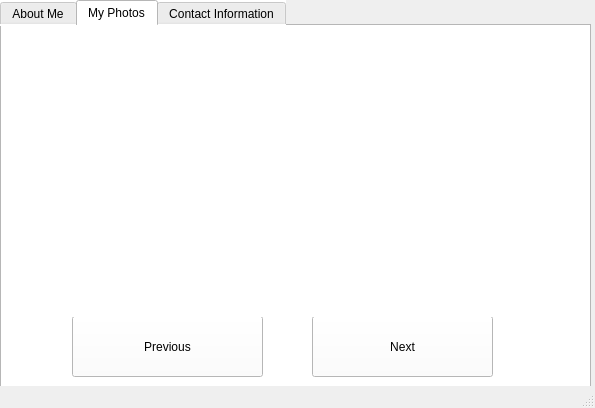
<?xml version="1.0" encoding="UTF-8"?>
<ui version="4.0">
 <class>MainWindow</class>
 <widget class="QMainWindow" name="MainWindow">
  <property name="geometry">
   <rect>
    <x>0</x>
    <y>0</y>
    <width>595</width>
    <height>408</height>
   </rect>
  </property>
  <property name="windowTitle">
   <string>Project App</string>
  </property>
  <property name="styleSheet">
   <string notr="true">background rgb(255, 115, 223)</string>
  </property>
  <widget class="QWidget" name="centralwidget">
   <widget class="QTabWidget" name="tabWidget">
    <property name="geometry">
     <rect>
      <x>0</x>
      <y>0</y>
      <width>591</width>
      <height>411</height>
     </rect>
    </property>
    <property name="sizePolicy">
     <sizepolicy hsizetype="MinimumExpanding" vsizetype="MinimumExpanding">
      <horstretch>0</horstretch>
      <verstretch>0</verstretch>
     </sizepolicy>
    </property>
    <property name="minimumSize">
     <size>
      <width>591</width>
      <height>0</height>
     </size>
    </property>
    <property name="cursor">
     <cursorShape>PointingHandCursor</cursorShape>
    </property>
    <property name="autoFillBackground">
     <bool>false</bool>
    </property>
    <property name="styleSheet">
     <string notr="true">background-color: rgb(255, 255, 255);</string>
    </property>
    <property name="tabPosition">
     <enum>QTabWidget::North</enum>
    </property>
    <property name="currentIndex">
     <number>1</number>
    </property>
    <widget class="QWidget" name="about">
     <attribute name="title">
      <string>About Me</string>
     </attribute>
     <widget class="QTextEdit" name="textEdit">
      <property name="geometry">
       <rect>
        <x>170</x>
        <y>10</y>
        <width>371</width>
        <height>271</height>
       </rect>
      </property>
      <property name="autoFillBackground">
       <bool>true</bool>
      </property>
      <property name="styleSheet">
       <string notr="true">background-color: rgb(255, 170, 255);
gridline-color: rgb(0, 0, 0);
border-color: rgb(0, 0, 0);</string>
      </property>
      <property name="frameShadow">
       <enum>QFrame::Raised</enum>
      </property>
      <property name="html">
       <string>&lt;!DOCTYPE HTML PUBLIC &quot;-//W3C//DTD HTML 4.0//EN&quot; &quot;http://www.w3.org/TR/REC-html40/strict.dtd&quot;&gt;
&lt;html&gt;&lt;head&gt;&lt;meta name=&quot;qrichtext&quot; content=&quot;1&quot; /&gt;&lt;style type=&quot;text/css&quot;&gt;
p, li { white-space: pre-wrap; }
&lt;/style&gt;&lt;/head&gt;&lt;body style=&quot; font-family:'MS Shell Dlg 2'; font-size:8.25pt; font-weight:400; font-style:normal;&quot;&gt;
&lt;p style=&quot; margin-top:0px; margin-bottom:0px; margin-left:0px; margin-right:0px; -qt-block-indent:0; text-indent:0px;&quot;&gt;&lt;span style=&quot; font-size:14pt;&quot;&gt;I am an only child of a family of Two.&lt;/span&gt;&lt;/p&gt;
&lt;p style=&quot; margin-top:0px; margin-bottom:0px; margin-left:0px; margin-right:0px; -qt-block-indent:0; text-indent:0px;&quot;&gt;&lt;span style=&quot; font-size:14pt;&quot;&gt;Born and Raised in Malawi.&lt;/span&gt;&lt;/p&gt;
&lt;p style=&quot; margin-top:0px; margin-bottom:0px; margin-left:0px; margin-right:0px; -qt-block-indent:0; text-indent:0px;&quot;&gt;&lt;span style=&quot; font-size:14pt;&quot;&gt;Currently studying B.Sc  Mechanical Engineering.&lt;/span&gt;&lt;/p&gt;
&lt;p style=&quot; margin-top:0px; margin-bottom:0px; margin-left:0px; margin-right:0px; -qt-block-indent:0; text-indent:0px;&quot;&gt;&lt;span style=&quot; font-size:14pt;&quot;&gt;At the University of Namibia.&lt;/span&gt;&lt;/p&gt;&lt;/body&gt;&lt;/html&gt;</string>
      </property>
     </widget>
     <widget class="QLabel" name="label">
      <property name="geometry">
       <rect>
        <x>20</x>
        <y>140</y>
        <width>151</width>
        <height>21</height>
       </rect>
      </property>
      <property name="styleSheet">
       <string notr="true">background-color: rgb(255, 0, 127);</string>
      </property>
      <property name="text">
       <string>Name : Tupochele Chatuwa</string>
      </property>
     </widget>
     <widget class="QLabel" name="label_2">
      <property name="geometry">
       <rect>
        <x>20</x>
        <y>160</y>
        <width>151</width>
        <height>21</height>
       </rect>
      </property>
      <property name="styleSheet">
       <string notr="true">background-color: rgb(255, 0, 127);
border-top-color: rgb(0, 0, 0);</string>
      </property>
      <property name="text">
       <string>Age   : 20</string>
      </property>
     </widget>
     <widget class="QLabel" name="label_3">
      <property name="geometry">
       <rect>
        <x>20</x>
        <y>180</y>
        <width>151</width>
        <height>21</height>
       </rect>
      </property>
      <property name="styleSheet">
       <string notr="true">alternate-background-color: qlineargradient(spread:pad, x1:0, y1:0, x2:1, y2:0, stop:0 rgba(0, 0, 0, 255), stop:1 rgba(255, 255, 255, 255));
background-color: rgb(255, 0, 127);</string>
      </property>
      <property name="text">
       <string>Job   : Student</string>
      </property>
     </widget>
     <widget class="QLabel" name="label_5">
      <property name="geometry">
       <rect>
        <x>20</x>
        <y>40</y>
        <width>141</width>
        <height>81</height>
       </rect>
      </property>
      <property name="text">
       <string/>
      </property>
      <property name="pixmap">
       <pixmap resource="Images.qrc">:/images/WP_20201007_10_05_55_Pro (2).jpg</pixmap>
      </property>
      <property name="scaledContents">
       <bool>true</bool>
      </property>
     </widget>
    </widget>
    <widget class="QWidget" name="Tab">
     <attribute name="title">
      <string>My Photos</string>
     </attribute>
     <widget class="QPushButton" name="next">
      <property name="geometry">
       <rect>
        <x>310</x>
        <y>290</y>
        <width>181</width>
        <height>61</height>
       </rect>
      </property>
      <property name="styleSheet">
       <string notr="true">background-color: qlineargradient(spread:pad, x1:0, y1:0, x2:1, y2:0, stop:0 rgba(245, 224, 176, 255), stop:0.09 rgba(246, 189, 237, 255), stop:0.14 rgba(194, 207, 246, 255), stop:0.19 rgba(184, 160, 168, 255), stop:0.25 rgba(171, 186, 248, 255), stop:0.32 rgba(243, 248, 224, 255), stop:0.385 rgba(249, 162, 183, 255), stop:0.47 rgba(100, 115, 124, 255), stop:0.58 rgba(251, 205, 202, 255), stop:0.65 rgba(170, 128, 185, 255), stop:0.75 rgba(252, 222, 204, 255), stop:0.805 rgba(206, 122, 218, 255), stop:0.86 rgba(254, 223, 175, 255), stop:0.91 rgba(254, 236, 244, 255), stop:1 rgba(255, 191, 221, 255));</string>
      </property>
      <property name="text">
       <string>Next</string>
      </property>
     </widget>
     <widget class="QPushButton" name="prev">
      <property name="geometry">
       <rect>
        <x>70</x>
        <y>290</y>
        <width>191</width>
        <height>61</height>
       </rect>
      </property>
      <property name="styleSheet">
       <string notr="true">background-color: qlineargradient(spread:pad, x1:0, y1:0, x2:1, y2:0, stop:0 rgba(245, 224, 176, 255), stop:0.09 rgba(246, 189, 237, 255), stop:0.14 rgba(194, 207, 246, 255), stop:0.19 rgba(184, 160, 168, 255), stop:0.25 rgba(171, 186, 248, 255), stop:0.32 rgba(243, 248, 224, 255), stop:0.385 rgba(249, 162, 183, 255), stop:0.47 rgba(100, 115, 124, 255), stop:0.58 rgba(251, 205, 202, 255), stop:0.65 rgba(170, 128, 185, 255), stop:0.75 rgba(252, 222, 204, 255), stop:0.805 rgba(206, 122, 218, 255), stop:0.86 rgba(254, 223, 175, 255), stop:0.91 rgba(254, 236, 244, 255), stop:1 rgba(255, 191, 221, 255));</string>
      </property>
      <property name="text">
       <string>Previous</string>
      </property>
     </widget>
     <widget class="QLabel" name="picture">
      <property name="geometry">
       <rect>
        <x>70</x>
        <y>0</y>
        <width>421</width>
        <height>291</height>
       </rect>
      </property>
      <property name="text">
       <string/>
      </property>
      <property name="pixmap">
       <pixmap resource="Images.qrc">:/images/2020-03-06 (5).png</pixmap>
      </property>
      <property name="scaledContents">
       <bool>true</bool>
      </property>
     </widget>
    </widget>
    <widget class="QWidget" name="tab">
     <attribute name="title">
      <string>Contact Information</string>
     </attribute>
     <widget class="QPushButton" name="call">
      <property name="geometry">
       <rect>
        <x>210</x>
        <y>210</y>
        <width>151</width>
        <height>41</height>
       </rect>
      </property>
      <property name="styleSheet">
       <string notr="true">background-color: qlineargradient(spread:pad, x1:0, y1:0, x2:1, y2:0, stop:0 rgba(245, 224, 176, 255), stop:0.09 rgba(246, 189, 237, 255), stop:0.14 rgba(194, 207, 246, 255), stop:0.19 rgba(184, 160, 168, 255), stop:0.25 rgba(171, 186, 248, 255), stop:0.32 rgba(243, 248, 224, 255), stop:0.385 rgba(249, 162, 183, 255), stop:0.47 rgba(100, 115, 124, 255), stop:0.58 rgba(251, 205, 202, 255), stop:0.65 rgba(170, 128, 185, 255), stop:0.75 rgba(252, 222, 204, 255), stop:0.805 rgba(206, 122, 218, 255), stop:0.86 rgba(254, 223, 175, 255), stop:0.91 rgba(254, 236, 244, 255), stop:1 rgba(255, 191, 221, 255));</string>
      </property>
      <property name="text">
       <string>CALL ME</string>
      </property>
     </widget>
     <widget class="QTextEdit" name="textEdit_2">
      <property name="geometry">
       <rect>
        <x>20</x>
        <y>0</y>
        <width>551</width>
        <height>191</height>
       </rect>
      </property>
      <property name="styleSheet">
       <string notr="true">background-color: rgb(255, 170, 255);</string>
      </property>
      <property name="html">
       <string>&lt;!DOCTYPE HTML PUBLIC &quot;-//W3C//DTD HTML 4.0//EN&quot; &quot;http://www.w3.org/TR/REC-html40/strict.dtd&quot;&gt;
&lt;html&gt;&lt;head&gt;&lt;meta name=&quot;qrichtext&quot; content=&quot;1&quot; /&gt;&lt;style type=&quot;text/css&quot;&gt;
p, li { white-space: pre-wrap; }
&lt;/style&gt;&lt;/head&gt;&lt;body style=&quot; font-family:'MS Shell Dlg 2'; font-size:8.25pt; font-weight:400; font-style:normal;&quot;&gt;
&lt;p style=&quot; margin-top:0px; margin-bottom:0px; margin-left:0px; margin-right:0px; -qt-block-indent:0; text-indent:0px; background-color:#ffaaff;&quot;&gt;&lt;span style=&quot; font-size:16pt; background-color:#ffaaff;&quot;&gt;Soicial Media: 	abiti_chatuwa&lt;/span&gt;&lt;/p&gt;
&lt;p style=&quot; margin-top:0px; margin-bottom:0px; margin-left:0px; margin-right:0px; -qt-block-indent:0; text-indent:0px; background-color:#ffaaff;&quot;&gt;&lt;span style=&quot; font-size:16pt; background-color:#ffaaff;&quot;&gt;		abiti_chatuwa&lt;/span&gt;&lt;/p&gt;
&lt;p style=&quot; margin-top:0px; margin-bottom:0px; margin-left:0px; margin-right:0px; -qt-block-indent:0; text-indent:0px; background-color:#ffaaff;&quot;&gt;&lt;span style=&quot; font-size:16pt; background-color:#ffaaff;&quot;&gt;Email : tupochelechatuwa@gmail.com&lt;/span&gt;&lt;/p&gt;
&lt;p style=&quot;-qt-paragraph-type:empty; margin-top:0px; margin-bottom:0px; margin-left:0px; margin-right:0px; -qt-block-indent:0; text-indent:0px; background-color:#ffaaff;&quot;&gt;&lt;br /&gt;&lt;/p&gt;
&lt;p style=&quot;-qt-paragraph-type:empty; margin-top:0px; margin-bottom:0px; margin-left:0px; margin-right:0px; -qt-block-indent:0; text-indent:0px; background-color:#ffaaff;&quot;&gt;&lt;br /&gt;&lt;/p&gt;
&lt;p style=&quot; margin-top:0px; margin-bottom:0px; margin-left:0px; margin-right:0px; -qt-block-indent:0; text-indent:0px; background-color:#ffaaff;&quot;&gt;&lt;span style=&quot; font-size:16pt; background-color:#ffaaff;&quot;&gt;To Text and call me use the call button below.&lt;/span&gt;&lt;/p&gt;
&lt;p style=&quot;-qt-paragraph-type:empty; margin-top:0px; margin-bottom:0px; margin-left:0px; margin-right:0px; -qt-block-indent:0; text-indent:0px; background-color:#ffaaff;&quot;&gt;&lt;br /&gt;&lt;/p&gt;
&lt;p style=&quot;-qt-paragraph-type:empty; margin-top:0px; margin-bottom:0px; margin-left:0px; margin-right:0px; -qt-block-indent:0; text-indent:0px; background-color:#ffaaff;&quot;&gt;&lt;br /&gt;&lt;/p&gt;
&lt;p style=&quot;-qt-paragraph-type:empty; margin-top:0px; margin-bottom:0px; margin-left:0px; margin-right:0px; -qt-block-indent:0; text-indent:0px; background-color:#ffaaff;&quot;&gt;&lt;br /&gt;&lt;/p&gt;
&lt;p style=&quot;-qt-paragraph-type:empty; margin-top:0px; margin-bottom:0px; margin-left:0px; margin-right:0px; -qt-block-indent:0; text-indent:0px; background-color:#ffaaff;&quot;&gt;&lt;br /&gt;&lt;/p&gt;&lt;/body&gt;&lt;/html&gt;</string>
      </property>
     </widget>
     <widget class="QPushButton" name="insta">
      <property name="geometry">
       <rect>
        <x>320</x>
        <y>10</y>
        <width>75</width>
        <height>23</height>
       </rect>
      </property>
      <property name="styleSheet">
       <string notr="true">background-color: rgb(255, 170, 255);
color: rgb(0, 0, 0);</string>
      </property>
      <property name="text">
       <string/>
      </property>
      <property name="icon">
       <iconset resource="Images.qrc">
        <normaloff>:/images/077_twitter-512.webp</normaloff>:/images/077_twitter-512.webp</iconset>
      </property>
     </widget>
     <widget class="QPushButton" name="twitter">
      <property name="geometry">
       <rect>
        <x>320</x>
        <y>30</y>
        <width>75</width>
        <height>23</height>
       </rect>
      </property>
      <property name="styleSheet">
       <string notr="true">background-color: rgb(255, 170, 255);
color: rgb(0, 0, 0);</string>
      </property>
      <property name="text">
       <string/>
      </property>
      <property name="icon">
       <iconset resource="Images.qrc">
        <normaloff>:/images/instagram-icon-suzem-limited-make-known-20.png</normaloff>:/images/instagram-icon-suzem-limited-make-known-20.png</iconset>
      </property>
     </widget>
    </widget>
   </widget>
  </widget>
  <widget class="QStatusBar" name="statusbar"/>
 </widget>
 <resources>
  <include location="Images.qrc"/>
  <include location="../../.designer/backup/Images.qrc"/>
 </resources>
 <connections/>
</ui>
